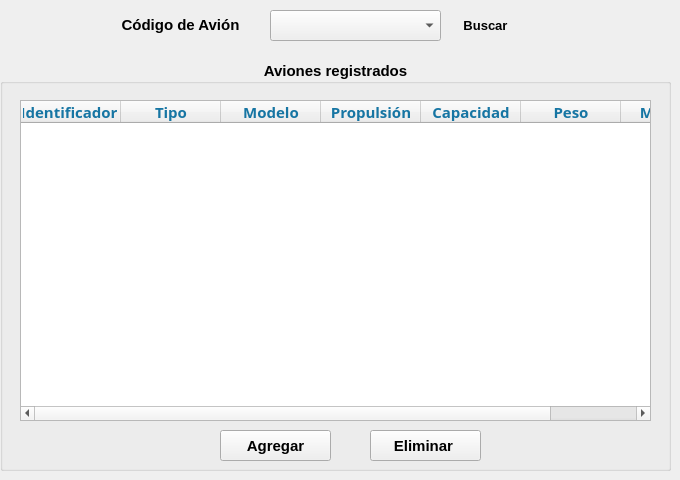
       <widget class="QWidget" name="pg_vista_aviones">
        <widget class="QLabel" name="label_cerrarsesion_21">
         <property name="geometry">
          <rect>
           <x>110</x>
           <y>10</y>
           <width>141</width>
           <height>31</height>
          </rect>
         </property>
         <property name="font">
          <font>
           <family>Nirmala UI</family>
           <pointsize>9</pointsize>
           <weight>75</weight>
           <bold>true</bold>
          </font>
         </property>
         <property name="text">
          <string>&lt;html&gt;&lt;head/&gt;&lt;body&gt;&lt;p align=&quot;center&quot;&gt;&lt;span style=&quot; font-size:11pt;&quot;&gt;Código de Avión&lt;/span&gt;&lt;/p&gt;&lt;/body&gt;&lt;/html&gt;</string>
         </property>
        </widget>
        <widget class="QGroupBox" name="groupBox_6">
         <property name="geometry">
          <rect>
           <x>0</x>
           <y>60</y>
           <width>671</width>
           <height>411</height>
          </rect>
         </property>
         <property name="font">
          <font>
           <family>Nirmala UI</family>
           <pointsize>11</pointsize>
           <weight>75</weight>
           <bold>true</bold>
          </font>
         </property>
         <property name="title">
          <string>Aviones registrados</string>
         </property>
         <property name="alignment">
          <set>Qt::AlignCenter</set>
         </property>
         <widget class="QTableWidget" name="tb_avionesregistradosAV">
          <property name="geometry">
           <rect>
            <x>20</x>
            <y>40</y>
            <width>631</width>
            <height>321</height>
           </rect>
          </property>
          <property name="font">
           <font>
            <family>Open Sans</family>
            <weight>1</weight>
            <italic>false</italic>
            <bold>false</bold>
           </font>
          </property>
          <property name="styleSheet">
           <string notr="true">color : rgb(0,0,0);
font: 9 pt &quot;Open Sans&quot;</string>
          </property>
          <column>
           <property name="text">
            <string>Identificador </string>
           </property>
           <property name="font">
            <font>
             <family>Nirmala UI</family>
             <pointsize>11</pointsize>
             <weight>75</weight>
             <bold>true</bold>
            </font>
           </property>
           <property name="foreground">
            <brush brushstyle="SolidPattern">
             <color alpha="255">
              <red>22</red>
              <green>117</green>
              <blue>163</blue>
             </color>
            </brush>
           </property>
          </column>
          <column>
           <property name="text">
            <string>Tipo</string>
           </property>
           <property name="font">
            <font>
             <family>Nirmala UI</family>
             <pointsize>11</pointsize>
             <weight>75</weight>
             <bold>true</bold>
            </font>
           </property>
           <property name="foreground">
            <brush brushstyle="SolidPattern">
             <color alpha="255">
              <red>22</red>
              <green>117</green>
              <blue>163</blue>
             </color>
            </brush>
           </property>
          </column>
          <column>
           <property name="text">
            <string>Modelo</string>
           </property>
           <property name="font">
            <font>
             <family>Nirmala UI</family>
             <pointsize>11</pointsize>
             <weight>75</weight>
             <bold>true</bold>
            </font>
           </property>
           <property name="foreground">
            <brush brushstyle="SolidPattern">
             <color alpha="255">
              <red>22</red>
              <green>117</green>
              <blue>163</blue>
             </color>
            </brush>
           </property>
          </column>
          <column>
           <property name="text">
            <string>Propulsión</string>
           </property>
           <property name="font">
            <font>
             <family>Nirmala UI</family>
             <pointsize>11</pointsize>
             <weight>75</weight>
             <bold>true</bold>
            </font>
           </property>
           <property name="foreground">
            <brush brushstyle="SolidPattern">
             <color alpha="255">
              <red>22</red>
              <green>117</green>
              <blue>163</blue>
             </color>
            </brush>
           </property>
          </column>
          <column>
           <property name="text">
            <string>Capacidad</string>
           </property>
           <property name="font">
            <font>
             <family>Nirmala UI</family>
             <pointsize>11</pointsize>
             <weight>75</weight>
             <bold>true</bold>
            </font>
           </property>
           <property name="foreground">
            <brush brushstyle="SolidPattern">
             <color alpha="255">
              <red>22</red>
              <green>117</green>
              <blue>163</blue>
             </color>
            </brush>
           </property>
          </column>
          <column>
           <property name="text">
            <string>Peso</string>
           </property>
           <property name="font">
            <font>
             <family>Nirmala UI</family>
             <pointsize>11</pointsize>
             <weight>75</weight>
             <bold>true</bold>
            </font>
           </property>
           <property name="foreground">
            <brush brushstyle="SolidPattern">
             <color alpha="255">
              <red>22</red>
              <green>117</green>
              <blue>163</blue>
             </color>
            </brush>
           </property>
          </column>
          <column>
           <property name="text">
            <string>Motores</string>
           </property>
           <property name="font">
            <font>
             <family>Nirmala UI</family>
             <pointsize>11</pointsize>
             <weight>75</weight>
             <bold>true</bold>
            </font>
           </property>
           <property name="foreground">
            <brush brushstyle="SolidPattern">
             <color alpha="255">
              <red>22</red>
              <green>117</green>
              <blue>163</blue>
             </color>
            </brush>
           </property>
          </column>
         </widget>
         <widget class="QPushButton" name="bt_eliminar_avion">
          <property name="geometry">
           <rect>
            <x>370</x>
            <y>370</y>
            <width>111</width>
            <height>31</height>
           </rect>
          </property>
          <property name="font">
           <font>
            <family>Nirmala UI</family>
            <pointsize>11</pointsize>
            <weight>75</weight>
            <bold>true</bold>
           </font>
          </property>
          <property name="cursor">
           <cursorShape>PointingHandCursor</cursorShape>
          </property>
          <property name="styleSheet">
           <string notr="true">QPushButton:hover
{
	border-style: solid;
   	background-color:#bbdefb;

}

QPushButton:pressed
{
	background-color:#0069c0;
}</string>
          </property>
          <property name="text">
           <string>Eliminar </string>
          </property>
          <property name="iconSize">
           <size>
            <width>40</width>
            <height>50</height>
           </size>
          </property>
          <property name="default">
           <bool>false</bool>
          </property>
          <property name="flat">
           <bool>false</bool>
          </property>
         </widget>
         <widget class="QPushButton" name="bt_agregar_avion">
          <property name="geometry">
           <rect>
            <x>220</x>
            <y>370</y>
            <width>111</width>
            <height>31</height>
           </rect>
          </property>
          <property name="font">
           <font>
            <family>Nirmala UI</family>
            <pointsize>11</pointsize>
            <weight>75</weight>
            <bold>true</bold>
           </font>
          </property>
          <property name="cursor">
           <cursorShape>PointingHandCursor</cursorShape>
          </property>
          <property name="styleSheet">
           <string notr="true">QPushButton:hover
{
	border-style: solid;
   	background-color:#bbdefb;

}

QPushButton:pressed
{
	background-color:#0069c0;
}</string>
          </property>
          <property name="text">
           <string>Agregar</string>
          </property>
          <property name="iconSize">
           <size>
            <width>40</width>
            <height>50</height>
           </size>
          </property>
          <property name="flat">
           <bool>false</bool>
          </property>
         </widget>
        </widget>
        <widget class="QPushButton" name="bt_buscarVuelo_2">
         <property name="geometry">
          <rect>
           <x>440</x>
           <y>10</y>
           <width>91</width>
           <height>31</height>
          </rect>
         </property>
         <property name="font">
          <font>
           <family>Nirmala UI</family>
           <pointsize>10</pointsize>
           <weight>75</weight>
           <bold>true</bold>
          </font>
         </property>
         <property name="cursor">
          <cursorShape>PointingHandCursor</cursorShape>
         </property>
         <property name="styleSheet">
          <string notr="true">QPushButton:hover
{
	border-style: solid;
   	background-color:#bbdefb;

}

QPushButton:pressed
{
	background-color:#0069c0;
}</string>
         </property>
         <property name="text">
          <string>Buscar</string>
         </property>
         <property name="icon">
          <iconset>
           <normaloff>../Ventanas/Icons/buscar.png</normaloff>../Ventanas/Icons/buscar.png</iconset>
         </property>
         <property name="iconSize">
          <size>
           <width>30</width>
           <height>50</height>
          </size>
         </property>
         <property name="flat">
          <bool>true</bool>
         </property>
        </widget>
        <widget class="QComboBox" name="cb_codigoavionAV">
         <property name="geometry">
          <rect>
           <x>270</x>
           <y>10</y>
           <width>171</width>
           <height>31</height>
          </rect>
         </property>
         <property name="cursor">
          <cursorShape>PointingHandCursor</cursorShape>
         </property>
         <property name="styleSheet">
          <string notr="true">color : rgb(0,0,0);
font: 10pt &quot;Nirmala UI&quot;</string>
         </property>
         <property name="editable">
          <bool>false</bool>
         </property>
         <property name="duplicatesEnabled">
          <bool>false</bool>
         </property>
         <property name="frame">
          <bool>true</bool>
         </property>
        </widget>
       </widget>
